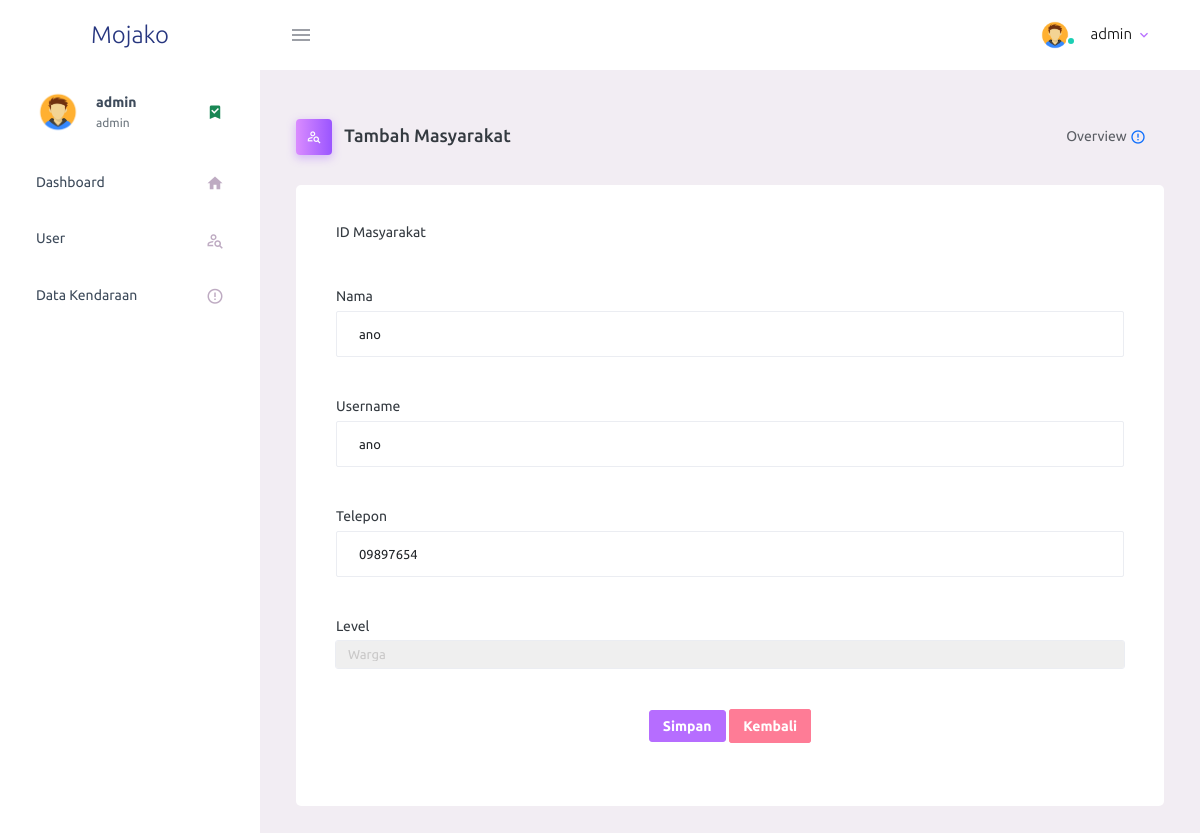
/penting/ubahw.php?id_data=2 (signed in), run on the app's committed database.
### tables this page shows
CREATE TABLE `masyarakat` (
  `id_mas` int(11) NOT NULL,
  `nama` text NOT NULL,
  `username` varchar(25) NOT NULL,
  `password` text NOT NULL,
  `telp` varchar(20) NOT NULL,
  `level` enum('admin','warga','','') NOT NULL
);

### penting/ubahw.php (the view, shortened to what this page needs)
<?php
include "functions.php";
$id_data = isset($_GET['id_data']) ? $_GET['id_data'] : "";
$query = "SELECT * FROM masyarakat WHERE id_mas = '$id_data'";
$result = $db->query($query);
$data = $result->fetch_object();
?>
<!DOCTYPE html>
<html lang="en">
<head>
    <link rel="stylesheet" href="admin/assets/vendors/mdi/css/materialdesignicons.min.css">
    <link rel="stylesheet" href="admin/assets/vendors/css/vendor.bundle.base.css">
    <link rel="stylesheet" href="admin/assets/css/style.css">
</head>
<body>
    <?php require "partials/navbar.php"; ?>
    <div class="container-fluid page-body-wrapper">
        <?php require "partials/sidebar.php"; ?>
        <div class="main-panel">
            <div class="content-wrapper">
                <div class="page-header">
                    <h3 class="page-title">
                        <span class="page-title-icon bg-gradient-primary text-white me-2">
                            <i class="mdi mdi-account-search-outline"></i>
                        </span> Tambah Masyarakat
                    </h3>
                    <nav aria-label="breadcrumb">
                        <ul class="breadcrumb">
                            <li class="breadcrumb-item active" aria-current="page">
                                <span></span>Overview <i class="mdi mdi-alert-circle-outline icon-sm text-primary align-middle"></i>
                            </li>
                        </ul>
                    </nav>
                </div>
                <div class="row">
                    <div class="panel panel-default">
                        <div class="col-lg-12 grid-margin stretch-card">
                            <div class="card">
                                <div class="card-body">
                                    <div class="panel-heading">
                                        <div class="row">
                                            <div class="col-sm-12">
                                                <form action="updatew.php" method="POST" enctype="multipart/form-data">
                                                    <div class="form-group">
                                                        <label>ID Masyarakat</label>
                                                    </div><br>
                                                    <div class="form-group">
                                                        <label>Nama</label>
                                                        <input type="text" name="nama" class="form-control" value="<?php echo $data->nama ?>" required>
                                                    </div><br>
                                                    <div class="form-group">
                                                        <label>Username</label>
                                                        <input type="text" name="username" class="form-control" value="<?php echo $data->username ?>" required>
                                                    </div><br>
                                                    <div class="form-group">
                                                        <label>Telepon</label>
                                                        <input type="text" name="telp" class="form-control" value="<?php echo $data->telp ?>" required>
                                                    </div><br>
                                                    <div class="form-group">
                                                        <label>Level</label>
                                                        <select class="form-control" name="level" required>
                                                            <option <?php echo $data->level == 'warga' ? 'selected' : '' ?>>Warga</option>
                                                        </select>
                                                    </div><br>
                                                    <center>
                                                        <div class="form-group">
                                                            <input type="submit" name="proses" class="btn btn-primary btn-sm" value="Simpan">
                                                            <a class="btn btn-sm btn-danger d-inline" href="user.php"><span class="glyphicon glyphicon-arrow-left"></span> Kembali</a>
                                                        </div>
                                                    </center>
                                                </form>
                                            </div>
                                        </div>
                                    </div>
                                </div>
                            </div>
                        </div>
                    </div>
                </div>
            </div>
        </div>
    </div>
</body>
</html>

### data on the page
masyarakat: nama "ano", username "ano", telp "09897654", level "Warga"

### other printed values
$_SESSION['login'] "admin"
$_SESSION['level'] "admin"
